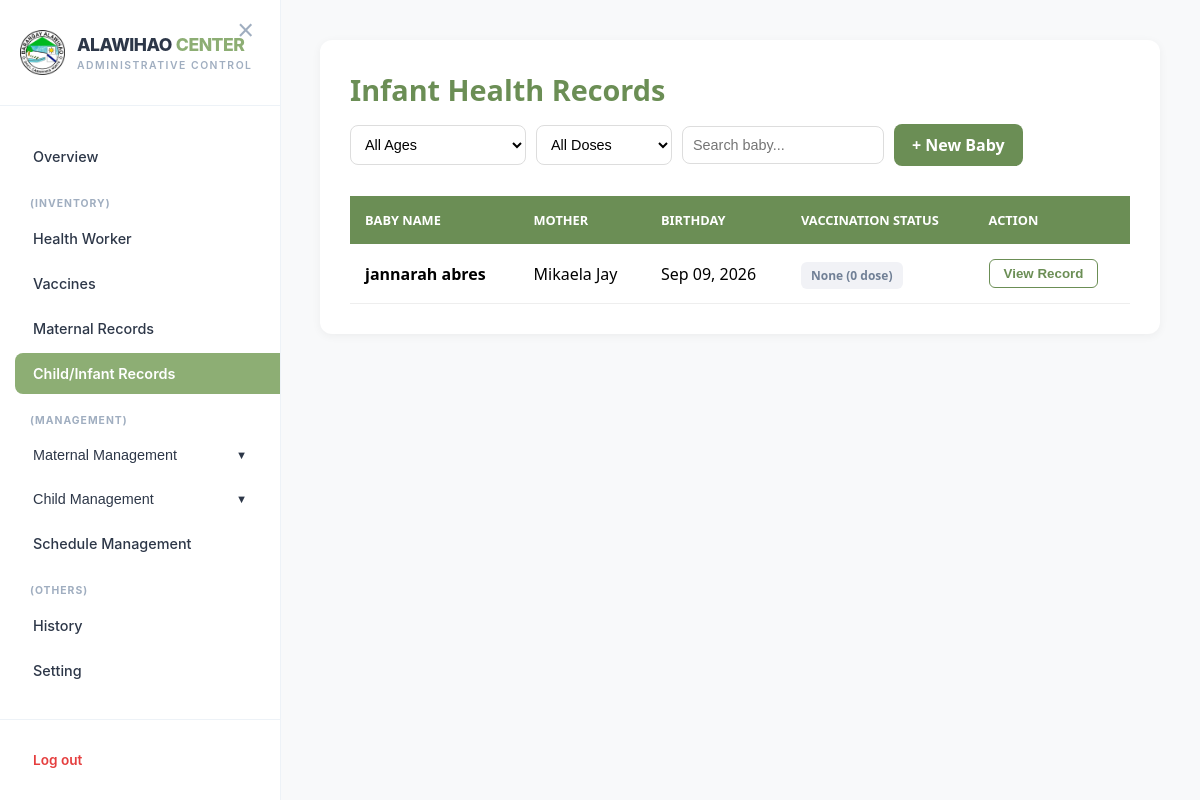
Page /admin/admin_child_rec.php (signed in) on the committed database.
### tables this page shows
CREATE TABLE `children` (
  `id` int(11) NOT NULL,
  `user_id` int(11) NOT NULL,
  `child_name` varchar(255) NOT NULL,
  `mother_name` varchar(255) NOT NULL,
  `father_name` varchar(150) DEFAULT NULL,
  `gender` enum('Male','Female') NOT NULL,
  `birth_date` date NOT NULL,
  `weight_kg` decimal(5,2) DEFAULT NULL,
  `height_cm` decimal(5,2) DEFAULT NULL,
  `weight` float NOT NULL,
  `blood_type` varchar(10) DEFAULT NULL,
  `place_of_birth` varchar(255) NOT NULL,
  `family_no` varchar(50) DEFAULT NULL,
  `address` text DEFAULT NULL,
  `barangay` varchar(100) DEFAULT NULL,
  `health_center` varchar(100) DEFAULT NULL,
  `created_at` timestamp NOT NULL DEFAULT current_timestamp(),
  `status` enum('Pending','Approved') DEFAULT 'Pending',
  `vaccination_status` varchar(20) DEFAULT 'None',
  `vaccine_taken` text DEFAULT NULL,
  `administered_by` varchar(255) DEFAULT NULL,
  `family_serial` varchar(50) DEFAULT NULL,
  `birth_height` varchar(20) DEFAULT NULL,
  `immunization_records` text DEFAULT NULL
);

### admin/admin_child_rec.php (the view, shortened to what this page needs)
<?php
include '../db_connect.php';
$search = isset($_GET['search']) ? mysqli_real_escape_string($conn, $_GET['search']) : '';
$filter = isset($_GET['filter']) ? $_GET['filter'] : 'newest';
$age_filter = isset($_GET['age_filter']) ? $_GET['age_filter'] : 'all';
$dose_filter = isset($_GET['dose_filter']) ? $_GET['dose_filter'] : 'all';
$query = "SELECT c.*,
          c.weight_kg AS weight_kg,
          c.height_cm AS height,
          COALESCE(c.vaccine_taken, 'None') AS vaccine_taken,
          c.birth_date AS r_dob, c.administered_by
          FROM children c
          WHERE c.status = 'Approved' AND c.child_name LIKE '%$search%'";
if ($filter == 'newest') {
    $query .= " ORDER BY c.created_at DESC";
} else {
    $query .= " ORDER BY c.created_at ASC";
}
$result = mysqli_query($conn, $query);
$all_records = [];
while($row = mysqli_fetch_assoc($result)) {
    $history_arr = [];
    $row['history'] = $history_arr;
    $unique_vaccines = [];
    $row['total_doses'] = count($unique_vaccines);
    $matches_dose = true;
    if ($matches_dose) {
        $all_records[] = $row;
    }
}
?>
<!DOCTYPE html>
<html lang="en">
<head>
</head>
<body>
<?php
    if (isset($_SESSION['role']) && $_SESSION['role'] === 'Super Admin') {
        include 'super_admin_sidebar.php';
    }
    else {
        include 'admin_sidebar.php';
    }
?>
    <div id="main">
        <div class="records-card">
            <div class="header-section">
                <h2>Infant Health Records</h2>
                <div style="display:flex; gap:10px; align-items: center; flex-wrap: wrap;">
                    <form method="GET" style="display:flex; gap:10px; align-items:center; flex-wrap:wrap;">
                        <select name="age_filter" class="filter-select" onchange="this.form.submit()">
                            <option value="all" <?= $age_filter == 'all' ? 'selected' : ''; ?>>All Ages</option>
                        </select>
                        <select name="dose_filter" class="filter-select" onchange="this.form.submit()">
                            <option value="all" <?= $dose_filter == 'all' ? 'selected' : ''; ?>>All Doses</option>
                        </select>
                        <input type="text" name="search" class="search-box" placeholder="Search baby..." value="<?= htmlspecialchars($search); ?>">
                    </form>
                    <a href="admin_child_reg.php" class="btn-add">+ New Baby</a>
                </div>
            </div>
            <table>
                <thead>
                    <tr>
                        <th>Baby Name</th>
                        <th>Mother</th>
                        <th>Birthday</th>
                        <th>Vaccination Status</th>
                        <th>Action</th>
                    </tr>
                </thead>
                <tbody>
                    <?php if(!empty($all_records)): ?>
                        <?php foreach($all_records as $row): ?>
                        <tr id="row_<?= $row['id']; ?>">
                            <td style="font-weight:600;"><?= htmlspecialchars($row['child_name'] ?? $row['baby_name']); ?></td>
                            <td><?= htmlspecialchars($row['mother_name'] ?? 'N/A'); ?></td>
                            <td><?= $row['birth_date'] ? date('M d, Y', strtotime($row['birth_date'])) : 'N/A'; ?></td>
                            <td>
                                <?php
                                    $doses = $row['total_doses'] ?? 0;
                                    if ($doses > 0) {
                                        echo '<span class="vax-badge">Vaccinated (' . $doses . ' dose' . ($doses > 1 ? 's' : '') . ')</span>';
                                    } else {
                                        echo '<span class="vax-badge" style="background: #f1f2f6; color: #718096;">None (0 dose)</span>';
                                    }
                                ?>
                            </td>
                            <td><button class="view-btn" onclick='openModal(<?= json_encode($row); ?>)'>View Record</button></td>
                        </tr>
                        <?php endforeach; ?>
                    <?php else: ?>
                        <tr>
                            <td colspan="5" style="text-align: center; color: #888; padding: 30px;">No infant records found matching the criteria.</td>
                        </tr>
                    <?php endif; ?>
                </tbody>
            </table>
        </div>
    </div>
</body>
</html>

### admin/admin_child_rec.php (style rules this page uses)
:root { --sage-green: #6B8E55; --bg-beige: #f8f9fa; --danger-red: #E53E3E; }
body { font-family: 'Segoe UI', sans-serif; background-color: var(--bg-beige); margin: 0; display: flex; }
#main { width: 100%; padding: 40px; box-sizing: border-box; min-height: 100vh; margin-left: 280px; }
.records-card { background: white; padding: 30px; border-radius: 12px; box-shadow: 0 2px 10px rgba(0,0,0,0.05); }
.header-section { display: flex; justify-content: space-between; align-items: center; margin-bottom: 30px; flex-wrap: wrap; gap: 15px; }
h2 { color: var(--sage-green); font-size: 1.8rem; margin: 0; }
.search-box, .filter-select { padding: 10px; border: 1px solid #ddd; border-radius: 8px; outline: none; background: white; font-size: 0.9rem; }
.search-box { width: 180px; }
.btn-add { background-color: var(--sage-green); color: white; padding: 10px 18px; border-radius: 8px; text-decoration: none; font-weight: 600; display: inline-block; }
table { width: 100%; border-collapse: collapse; margin-top: 10px; }
thead { background-color: var(--sage-green); }
th { color: white; padding: 15px; text-align: left; font-size: 0.8rem; text-transform: uppercase; }
td { padding: 15px; border-bottom: 1px solid #eee; }
.view-btn { background: transparent; color: var(--sage-green); border: 1.5px solid var(--sage-green); padding: 6px 14px; border-radius: 6px; font-weight: 600; cursor: pointer; }
.vax-badge { background: #eef3ec; color: var(--sage-green); padding: 5px 10px; border-radius: 6px; font-size: 0.75rem; font-weight: bold; }

### admin/super_admin_sidebar.php (style rules this page uses)
:root { --sage: #8DAE74; --dark-sage: #6B8E55; --soft-sage: #F1F5ED; --pure-white: #FFFFFF; --text-main: #2D3748; --text-muted: #A0AEC0; --sidebar-width: 280px; --border-color: #EDF2F7; --transition: all 0.3s ease-in-out; }
.main-content, #main { margin-left: var(--sidebar-width); transition: margin-left 0.3s ease-in-out; }

### rows in the picture
children: child_name "jannarah abres", mother_name "Mikaela Jay", birth_date "Sep 09, 2026", weight "None (0 dose)"
